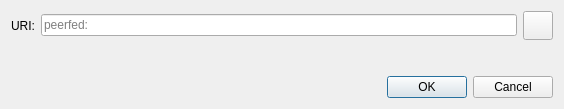
<?xml version="1.0" encoding="UTF-8"?>
<ui version="4.0">
 <class>OpenURIDialog</class>
 <widget class="QDialog" name="OpenURIDialog">
  <property name="geometry">
   <rect>
    <x>0</x>
    <y>0</y>
    <width>564</width>
    <height>109</height>
   </rect>
  </property>
  <property name="windowTitle">
   <string>Open peerfed URI</string>
  </property>
  <layout class="QVBoxLayout" name="verticalLayout">
   <item>
    <layout class="QHBoxLayout" name="horizontalLayout">
     <item>
      <widget class="QLabel" name="label">
       <property name="text">
        <string>URI:</string>
       </property>
      </widget>
     </item>
     <item>
      <widget class="QValidatedLineEdit" name="uriEdit">
       <property name="placeholderText">
        <string notr="true">peerfed:</string>
       </property>
      </widget>
     </item>
     <item>
      <widget class="QToolButton" name="pasteButton">
       <property name="toolTip">
        <string extracomment="Tooltip text for button that allows you to paste an address that is in your clipboard.">Paste address from clipboard</string>
       </property>
       <property name="text">
        <string/>
       </property>
       <property name="icon">
        <iconset resource="../bitcoin.qrc">
         <normaloff>:/icons/editpaste</normaloff>:/icons/editpaste
        </iconset>
       </property>
       <property name="iconSize">
        <size>
         <width>22</width>
         <height>22</height>
        </size>
       </property>
      </widget>
     </item>
    </layout>
   </item>
   <item>
    <spacer name="verticalSpacer">
     <property name="orientation">
      <enum>Qt::Vertical</enum>
     </property>
     <property name="sizeHint" stdset="0">
      <size>
       <width>20</width>
       <height>40</height>
      </size>
     </property>
    </spacer>
   </item>
   <item>
    <widget class="QDialogButtonBox" name="buttonBox">
     <property name="orientation">
      <enum>Qt::Horizontal</enum>
     </property>
     <property name="standardButtons">
      <set>QDialogButtonBox::Cancel|QDialogButtonBox::Ok</set>
     </property>
    </widget>
   </item>
  </layout>
 </widget>
 <customwidgets>
  <customwidget>
   <class>QValidatedLineEdit</class>
   <extends>QLineEdit</extends>
   <header>qt/qvalidatedlineedit.h</header>
  </customwidget>
 </customwidgets>
 <resources/>
 <connections>
  <connection>
   <sender>buttonBox</sender>
   <signal>accepted()</signal>
   <receiver>OpenURIDialog</receiver>
   <slot>accept()</slot>
   <hints>
    <hint type="sourcelabel">
     <x>248</x>
     <y>254</y>
    </hint>
    <hint type="destinationlabel">
     <x>157</x>
     <y>274</y>
    </hint>
   </hints>
  </connection>
  <connection>
   <sender>buttonBox</sender>
   <signal>rejected()</signal>
   <receiver>OpenURIDialog</receiver>
   <slot>reject()</slot>
   <hints>
    <hint type="sourcelabel">
     <x>316</x>
     <y>260</y>
    </hint>
    <hint type="destinationlabel">
     <x>286</x>
     <y>274</y>
    </hint>
   </hints>
  </connection>
 </connections>
</ui>
